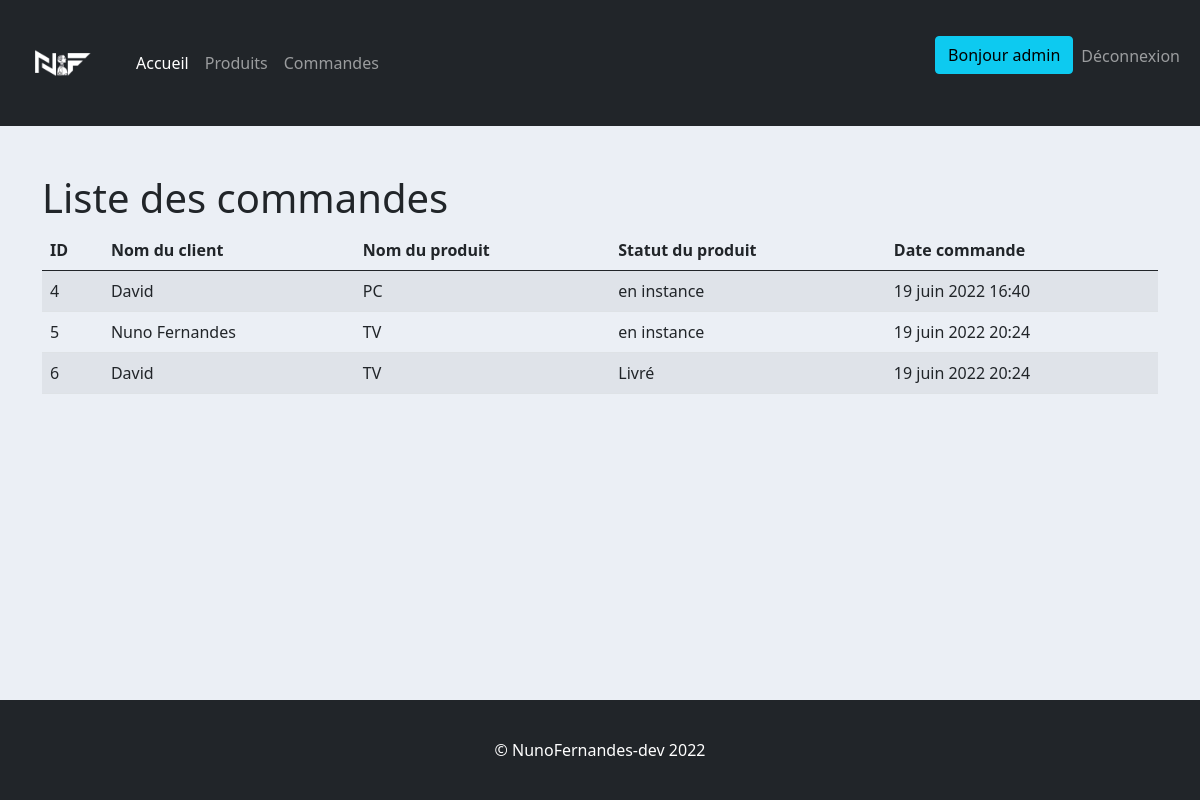
The page /command/liste_commandes/ (signed in) on the database as committed earlier.
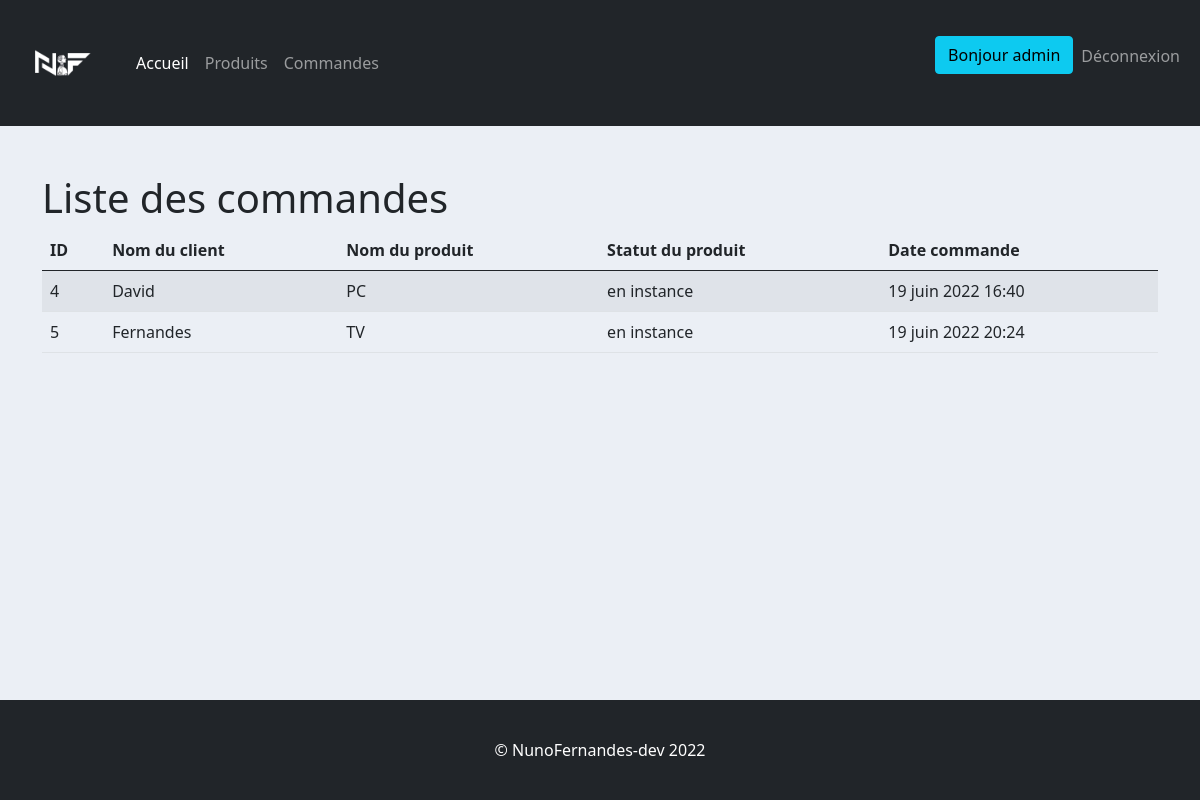
The same page on the database as committed later.
### command/models.py (models this page shows)
class Command(models.Model):
    STATUTS = (
        ('en instance', 'en instance'),
        ('Non livré', 'Non livré'),
        ('Livré', 'Livré')
    )
    client = models.ForeignKey(Client, on_delete=models.SET_NULL, null=True)
    product = models.ForeignKey(Product, on_delete=models.SET_NULL, null=True)
    statut = models.CharField(max_length=200, null=True, choices=STATUTS)
    creation_date = models.DateTimeField(auto_now_add=True, null=True)

### client/models.py (models this page shows)
class Client(models.Model):
    name = models.CharField(max_length=200, null=True)
    first_name = models.CharField(max_length=200, null=True)
    email = models.EmailField(max_length=250, null=True)
    phone = models.CharField(max_length=20, null=True)
    creation_date = models.DateTimeField(auto_now_add=True, null=True)
    def __str__(self):
        return self.name

### product/models.py (models this page shows)
class Product(models.Model):
    name = models.CharField(max_length=200, null=True)
    description = models.TextField(null=True)
    price = models.FloatField(null=True)
    creation_date = models.DateTimeField(auto_now_add=True, null=True)
    tag = models.ManyToManyField(Tag)
    def __str__(self):
        return self.name

### command/views.py (the view)
# urls.py: path('liste_commandes/', views.list_command, name='list_command'),
@login_required(login_url='account:connexion')
def list_command(request):
    commands = Command.objects.all()
    context = {'commands': commands}
    return render(request, 'command/list_command.html', context)

### command/templates/command/list_command.html (shortened to what this page needs)
{% extends 'base/base.html' %}
{% block content %}
    <section class="my-5">
        <h1>Liste des commandes</h1>
        <table class="table table-striped">
            <thead>
                <tr>
                    <th>ID</th>
                    <th>Nom du client</th>
                    <th>Nom du produit</th>
                    <th>Statut du produit</th>
                    <th>Date commande</th>
                </tr>
            </thead>
            <tbody>
            {% for commands in commands %}
                <tr>
                    <td>{{ commands.id }}</td>
                    <td>{{ commands.client }}</td>
                    <td>{{ commands.product }}</td>
                    <td>{{ commands.statut }}</td>
                    <td>{{ commands.creation_date }}</td>
                </tr>
            {% endfor %}
            </tbody>
        </table>
    </section>
{% endblock %}

Rows that differ between the two databases and show on the page:
removed Command: id "6", client "David", product "TV", statut "Livré", creation_date "19 juin 2022 20:24"
changed through a linked row, Command "TV": client "Nuno Fernandes" → "Fernandes"
